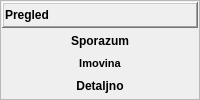
                <widget class="QFrame" name="fraPregled">
                 <property name="sizePolicy">
                  <sizepolicy hsizetype="Preferred" vsizetype="Maximum">
                   <horstretch>0</horstretch>
                   <verstretch>0</verstretch>
                  </sizepolicy>
                 </property>
                 <property name="frameShape">
                  <enum>QFrame::StyledPanel</enum>
                 </property>
                 <property name="frameShadow">
                  <enum>QFrame::Raised</enum>
                 </property>
                 <layout class="QVBoxLayout" name="verticalLayout_11">
                  <property name="spacing">
                   <number>1</number>
                  </property>
                  <property name="leftMargin">
                   <number>1</number>
                  </property>
                  <property name="topMargin">
                   <number>0</number>
                  </property>
                  <property name="rightMargin">
                   <number>1</number>
                  </property>
                  <property name="bottomMargin">
                   <number>0</number>
                  </property>
                  <item>
                   <widget class="QFrame" name="fraTipKupcaTitle_3">
                    <property name="sizePolicy">
                     <sizepolicy hsizetype="Preferred" vsizetype="Maximum">
                      <horstretch>0</horstretch>
                      <verstretch>0</verstretch>
                     </sizepolicy>
                    </property>
                    <property name="frameShape">
                     <enum>QFrame::WinPanel</enum>
                    </property>
                    <property name="frameShadow">
                     <enum>QFrame::Raised</enum>
                    </property>
                    <layout class="QHBoxLayout" name="horizontalLayout_8">
                     <property name="spacing">
                      <number>1</number>
                     </property>
                     <property name="leftMargin">
                      <number>1</number>
                     </property>
                     <property name="topMargin">
                      <number>0</number>
                     </property>
                     <property name="rightMargin">
                      <number>1</number>
                     </property>
                     <property name="bottomMargin">
                      <number>0</number>
                     </property>
                     <item>
                      <widget class="QLabel" name="lblPregledTitle">
                       <property name="font">
                        <font>
                         <weight>75</weight>
                         <bold>true</bold>
                        </font>
                       </property>
                       <property name="text">
                        <string>Pregled</string>
                       </property>
                      </widget>
                     </item>
                     <item>
                      <widget class="QPushButton" name="pushButton_4">
                       <property name="sizePolicy">
                        <sizepolicy hsizetype="Maximum" vsizetype="Fixed">
                         <horstretch>0</horstretch>
                         <verstretch>0</verstretch>
                        </sizepolicy>
                       </property>
                       <property name="text">
                        <string/>
                       </property>
                       <property name="icon">
                        <iconset resource="../../resources/DonatForm.qrc">
                         <normaloff>:/InDonat/Forms/images/ig_menuGreenUp.gif</normaloff>:/InDonat/Forms/images/ig_menuGreenUp.gif</iconset>
                       </property>
                       <property name="iconSize">
                        <size>
                         <width>16</width>
                         <height>16</height>
                        </size>
                       </property>
                       <property name="flat">
                        <bool>true</bool>
                       </property>
                      </widget>
                     </item>
                    </layout>
                   </widget>
                  </item>
                  <item>
                   <widget class="QFrame" name="fraTipKupcaButtons_3">
                    <property name="sizePolicy">
                     <sizepolicy hsizetype="Preferred" vsizetype="Maximum">
                      <horstretch>0</horstretch>
                      <verstretch>0</verstretch>
                     </sizepolicy>
                    </property>
                    <property name="frameShape">
                     <enum>QFrame::NoFrame</enum>
                    </property>
                    <property name="frameShadow">
                     <enum>QFrame::Raised</enum>
                    </property>
                    <layout class="QVBoxLayout" name="verticalLayout_12">
                     <property name="spacing">
                      <number>1</number>
                     </property>
                     <property name="leftMargin">
                      <number>1</number>
                     </property>
                     <property name="topMargin">
                      <number>0</number>
                     </property>
                     <property name="rightMargin">
                      <number>1</number>
                     </property>
                     <property name="bottomMargin">
                      <number>0</number>
                     </property>
                     <item>
                      <widget class="QPushButton" name="btnSporazumPregled">
                       <property name="font">
                        <font>
                         <weight>75</weight>
                         <bold>true</bold>
                        </font>
                       </property>
                       <property name="cursor">
                        <cursorShape>PointingHandCursor</cursorShape>
                       </property>
                       <property name="text">
                        <string>Sporazum</string>
                       </property>
                       <property name="icon">
                        <iconset resource="../../resources/DonatForm.qrc">
                         <normaloff>:/InDonat/Forms/images/dll-icon.jpg</normaloff>:/InDonat/Forms/images/dll-icon.jpg</iconset>
                       </property>
                       <property name="flat">
                        <bool>true</bool>
                       </property>
                      </widget>
                     </item>
                     <item>
                      <widget class="QPushButton" name="btnImovinaPregled">
                       <property name="font">
                        <font>
                         <pointsize>8</pointsize>
                         <weight>75</weight>
                         <bold>true</bold>
                        </font>
                       </property>
                       <property name="cursor">
                        <cursorShape>PointingHandCursor</cursorShape>
                       </property>
                       <property name="text">
                        <string>Imovina</string>
                       </property>
                       <property name="icon">
                        <iconset resource="../../resources/DonatForm.qrc">
                         <normaloff>:/InDonat/Forms/images/dll-icon.jpg</normaloff>:/InDonat/Forms/images/dll-icon.jpg</iconset>
                       </property>
                       <property name="flat">
                        <bool>true</bool>
                       </property>
                      </widget>
                     </item>
                     <item>
                      <widget class="QPushButton" name="btnDetaljniPregled">
                       <property name="font">
                        <font>
                         <weight>75</weight>
                         <bold>true</bold>
                        </font>
                       </property>
                       <property name="cursor">
                        <cursorShape>PointingHandCursor</cursorShape>
                       </property>
                       <property name="text">
                        <string>Detaljno</string>
                       </property>
                       <property name="icon">
                        <iconset resource="../../resources/DonatForm.qrc">
                         <normaloff>:/InDonat/Forms/images/dll-icon.jpg</normaloff>:/InDonat/Forms/images/dll-icon.jpg</iconset>
                       </property>
                       <property name="flat">
                        <bool>true</bool>
                       </property>
                      </widget>
                     </item>
                    </layout>
                   </widget>
                  </item>
                 </layout>
                </widget>
